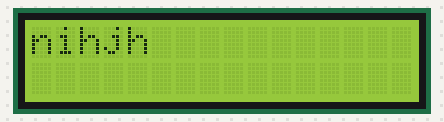
Recording of a sketch running on a simulated Arduino Uno, built with avr-gcc and run on an emulated ATmega328P. Parts: 16×2 character LCD.

Above: at 0.1 s.
At 3.83 s:
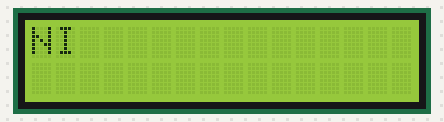
At 5.4 s:
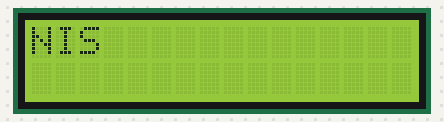
At 6.86 s:
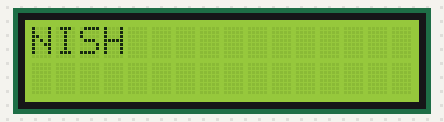
At 8.22 s:
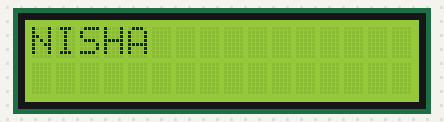
At 10.6 s:
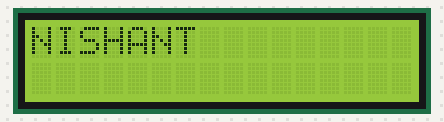

Measured:
- by itself, everything shown: repeats every 9.5 s, in 76 steps
- what the display in image 5 shows lasts 1.2 s, from 10.5 s to 11.7 s

The sketch:

liquidcrystel.ino
```cpp
#include <LiquidCrystal.h>
const int rs = 9, en = 8, d4 = 4, d5 = 5, d6 = 6, d7 = 7;
LiquidCrystal lcd(rs, en, d4, d5, d6, d7);
char a[] = "NISHANT";

int p_meter = A0;

void printinlcd(int size,int curr,int place){
  char temp[] = "                ";
  for(int i=0; i<=size;i++){
      temp[i] = a[i];
  }
    temp[place] = a[curr];
    lcd.clear();
    lcd.setCursor(0, 0);
    lcd.print(temp);

}

void setup() {
   lcd.begin(16, 2);
   pinMode(p_meter,INPUT);
   lcd.print("nihjh");
   delay(2000);

}

void loop() {

// int p_value = analogRead(p_meter);
//   delay(100);
//   lcd.clear();
//   float vol = (((float)p_value)/(860.0) )* 5;
//   lcd.setCursor(0, 0);
//   lcd.print("Voltage: ");
//   lcd.print(vol);


// alphabet printing
// for(int i=65; i<102;i++){
//   char a = i;
//   delay(500);
//   lcd.clear();
//   lcd.setCursor(2, 0);
//   lcd.print(a);

//   a = i + 32;

//   lcd.setCursor(5, 0);
//   lcd.print(a);

// }


// pattern 4
for(int i=0; i<7; i++){
  for(int j=16;j>i;j--){
    delay(100);
    printinlcd(i,i+1,j);
  }
}


// pattern 3

// for(int i=0;i<10;i++){
//   for(int j=17;j>=i;j--){
//     lcd.clear();
//     lcd.setCursor(j, 0);
//     lcd.print(a[i]);
//   }

//   delay(50);
// }
//   lcd.clear();
//   lcd.print(a);
//   delay(200);


// pattern 2
// for(int i=0;i<17;i++){
//   lcd.clear();
//   int lst = i-9;
//   if(lst){
//     lcd.setCursor(0, 0);
//     lcd.print(a);
//   }

//   lcd.setCursor(i,0);
//     lcd.print(a);
//   delay(500);
// }

// pattern1
// for(int j=0;j<2;j++){
// for(int i = 0;i<17;i++){
//   lcd.clear();
//   lcd.setCursor(i,j);
//   lcd.print("Nishant");
//   delay(100);
// }}


}
```
